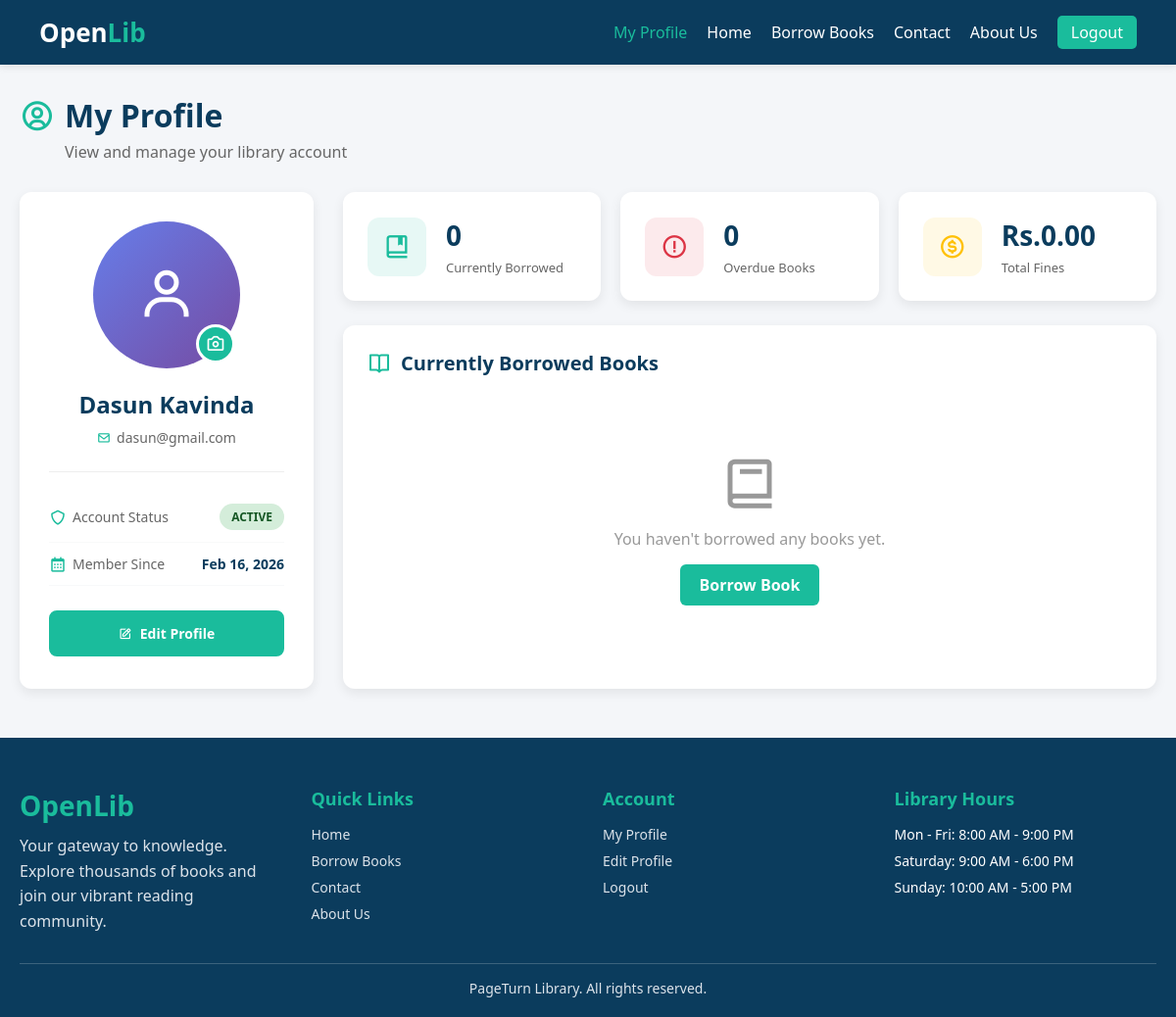
The app's page /User_details/user_detail.php (signed in) with its own data.
### tables this page shows
CREATE TABLE `users` (
  `user_id` int(11) NOT NULL,
  `first_name` varchar(50) NOT NULL,
  `last_name` varchar(50) NOT NULL,
  `phone` varchar(20) DEFAULT NULL,
  `address` text DEFAULT NULL,
  `email` varchar(100) NOT NULL,
  `profile_picture` varchar(255) DEFAULT 'default_avatar.png',
  `password` varchar(255) NOT NULL,
  `role` enum('user','admin') NOT NULL DEFAULT 'user',
  `status` enum('active','inactive','suspended') DEFAULT 'active',
  `created_at` timestamp NOT NULL DEFAULT current_timestamp(),
  `updated_at` timestamp NOT NULL DEFAULT current_timestamp() ON UPDATE current_timestamp()
);

### User_details/user_detail.php (the view, shortened to what this page needs)
<?php
$host = 'localhost';
$dbname = 'openlib';
$username = 'root';
$password = '';
try {
    $conn = new PDO("mysql:host=$host;dbname=$dbname", $username, $password);
    $conn->setAttribute(PDO::ATTR_ERRMODE, PDO::ERRMODE_EXCEPTION);
} catch(PDOException $e) {
    die("Connection failed: " . $e->getMessage());
}
$user_id = $_SESSION['user_id'];
$stmt = $conn->prepare("SELECT * FROM users WHERE user_id = ?");
$stmt->execute([$user_id]);
$user = $stmt->fetch(PDO::FETCH_ASSOC);
$stmt = $conn->prepare("
    SELECT br.*, b.title, b.author, b.cover_image, b.isbn,
           DATEDIFF(br.due_date, CURDATE()) as days_remaining
    FROM borrow_records br
    JOIN books b ON br.book_id = b.id
    WHERE br.user_id = ? AND br.status IN ('borrowed', 'overdue')
    ORDER BY br.borrow_date DESC
");
$stmt->execute([$user_id]);
$borrowed_books = $stmt->fetchAll(PDO::FETCH_ASSOC);
$stmt = $conn->prepare("SELECT SUM(fine_amount) as total_fines FROM borrow_records WHERE user_id = ? AND fine_amount > 0");
$stmt->execute([$user_id]);
$fines_result = $stmt->fetch(PDO::FETCH_ASSOC);
$total_fines = $fines_result['total_fines'] ?? 0;
$currently_borrowed = count($borrowed_books);
$overdue_count = 0;
?>
<!DOCTYPE html>
<html lang="en">
<head>
  <link rel="stylesheet" href="user_detail.css">
  <link href='https://unpkg.com/boxicons@2.1.4/css/boxicons.min.css' rel='stylesheet'>
</head>
<body>
<header class="header">
  <div class="logo">Open<span>Lib</span></div>
     <nav class="navbar" id="navMenu">
                <a href="../User_details/user_detail.php" class="active">My Profile</a>
                <a href="../Home/index.php">Home</a>
                <a href="../Borrow_books/borrow_books.php">Borrow Books</a>
                <a href="../contact/contact.php">Contact</a>
                <a href="../About us/About us.php">About Us</a>
                <a href="../Login/user_login.php" class="btn logout">Logout</a>
            </nav>
</header>
<div class="container">
  <div class="page-header">
    <h1><i class='bx bx-user-circle'></i> My Profile</h1>
    <p>View and manage your library account</p>
  </div>
  <div class="profile-grid">
    <div class="profile-card">
      <div class="profile-image-wrapper">
        <?php if (!empty($user['profile_picture']) && file_exists('uploads/profile_pictures/' . $user['profile_picture'])): ?>
          <img src="uploads/profile_pictures/<?php echo htmlspecialchars($user['profile_picture']); ?>" alt="Profile Picture" class="profile-image">
        <?php else: ?>
          <div class="default-avatar">
            <i class='bx bx-user'></i>
          </div>
        <?php endif; ?>
        <button class="btn-upload-photo" onclick="document.getElementById('photoUpload').click()">
          <i class='bx bx-camera'></i>
        </button>
      </div>
      <div class="profile-info">
        <h2><?php echo htmlspecialchars($user['first_name'] . ' ' . $user['last_name']); ?></h2>
        <p class="email"><i class='bx bx-envelope'></i> <?php echo htmlspecialchars($user['email']); ?></p>
      </div>
      <div class="profile-details">
        <div class="detail-row">
          <span class="detail-label"><i class='bx bx-shield'></i> Account Status</span>
          <span class="status-badge status-<?php echo $user['status']; ?>">
            <?php echo ucfirst($user['status']); ?>
          </span>
        </div>
        <div class="detail-row">
          <span class="detail-label"><i class='bx bx-calendar'></i> Member Since</span>
          <span class="detail-value"><?php echo date('M d, Y', strtotime($user['created_at'])); ?></span>
        </div>
      </div>
      <div class="profile-actions">
        <a href="./edit_detail/edit_profile.php" class="btn-primary">
          <i class='bx bx-edit'></i> Edit Profile
        </a>
      </div>
    </div>
    <div class="profile-content">
      <div class="stats-row">
        <div class="stat-box">
          <div class="stat-icon" style="background: rgba(26, 188, 156, 0.1); color: #1abc9c;">
            <i class='bx bx-book-bookmark'></i>
          </div>
          <div class="stat-info">
            <h3><?php echo $currently_borrowed; ?></h3>
            <p>Currently Borrowed</p>
          </div>
        </div>
        <div class="stat-box">
          <div class="stat-icon" style="background: rgba(220, 53, 69, 0.1); color: #dc3545;">
            <i class='bx bx-error-circle'></i>
          </div>
          <div class="stat-info">
            <h3><?php echo $overdue_count; ?></h3>
            <p>Overdue Books</p>
          </div>
        </div>
        <div class="stat-box">
          <div class="stat-icon" style="background: rgba(255, 193, 7, 0.1); color: #ffc107;">
            <i class='bx bx-dollar-circle'></i>
          </div>
          <div class="stat-info">
            <h3>Rs.<?php echo number_format($total_fines, 2); ?></h3>
            <p>Total Fines</p>
          </div>
        </div>
      </div>
      <div class="books-section">
        <div class="section-header">
          <h3><i class='bx bx-book-open'></i> Currently Borrowed Books</h3>
        </div>
        <?php if (empty($borrowed_books)): ?>
          <div class="empty-state">
            <i class='bx bx-book'></i>
            <p>You haven't borrowed any books yet.</p>
            <a href="../Borrow_books/borrow_books.php" class="btn-link">Borrow Book</a>
          </div>
        <?php endif; ?>
      </div>
    </div>
  </div>
</div>
<footer class="footer">
  <div class="footer-container">
    <div class="footer-grid">
      <div class="footer-column">
        <a href="/" class="footer-logo">OpenLib</a>
        <p class="footer-description">Your gateway to knowledge. Explore thousands of books and join our vibrant reading community.</p>
      </div>
      <div class="footer-column">
        <h3>Quick Links</h3>
        <ul>
          <li><a href="../Home/index.php">Home</a></li>
          <li><a href="../Borrow_books/borrow_books.php">Borrow Books</a></li>
          <li><a href="../contact/contact.php">Contact</a></li>
          <li><a href="../About us/about us.php">About Us</a></li>
        </ul>
      </div>
      <div class="footer-column">
        <h3>Account</h3>
        <ul>
          <li><a href="../User_details/user_detail.php">My Profile</a></li>
          <li><a href="../User_details/edit_detail/edit_profile.php">Edit Profile</a></li>
          <li><a href="../Login/user_login.php">Logout</a></li>
        </ul>
      </div>
      <div class="footer-column">
        <h3>Library Hours</h3>
        <ul>
          <li>Mon - Fri: 8:00 AM - 9:00 PM</li>
          <li>Saturday: 9:00 AM - 6:00 PM</li>
          <li>Sunday: 10:00 AM - 5:00 PM</li>
        </ul>
      </div>
    </div>
    <div class="footer-bottom">
      <p>PageTurn Library. All rights reserved.</p>
    </div>
  </div>
</footer>
</body>
</html>

### records on screen
users: first_name+last_name "Dasun Kavinda", email "dasun@gmail.com", status "ACTIVE", created_at "Feb 16, 2026"

### other values on screen
$currently_borrowed "0"
$overdue_count "0"
$total_fines "0.00"
